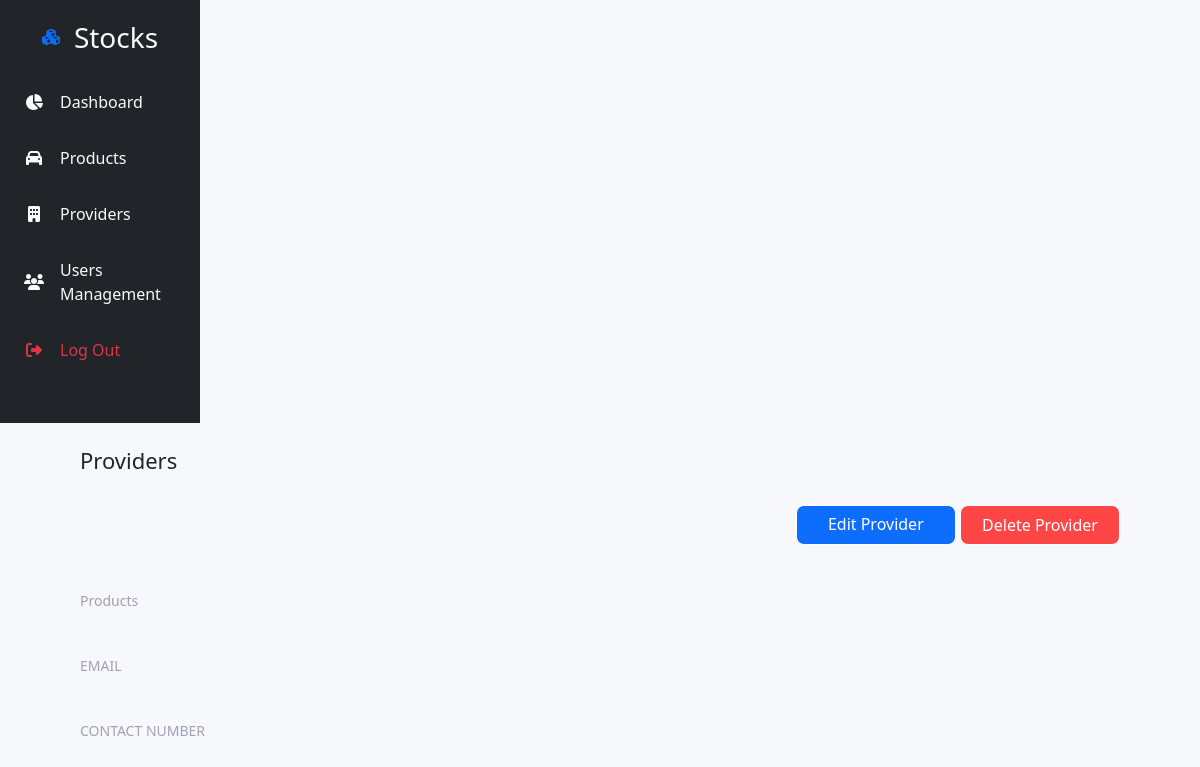
The app's page /provider/17/detail (signed in), older data.
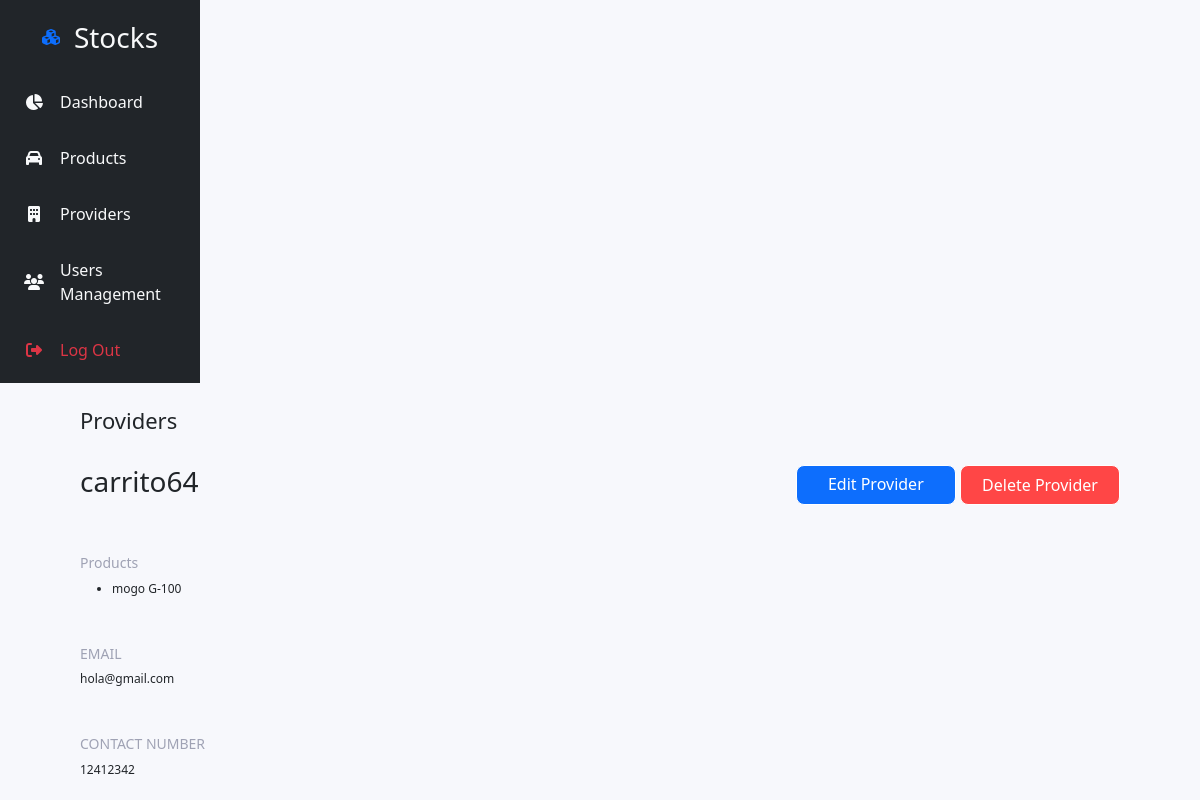
The same page, newer data.
### tables this page shows
CREATE TABLE providers (id INTEGER PRIMARY KEY AUTOINCREMENT, name TEXT NOT NULL, product TEXT NOT NULL, email TEXT UNIQUE NOT NULL, contact_number TEXT NOT NULL);

CREATE TABLE products (id INTEGER PRIMARY KEY AUTOINCREMENT, name TEXT NOT NULL, description TEXT NOT NULL, minimum_stock INT NOT NULL, current_stock INT NOT NULL);

### routes.py (the view)
    @app.route('/provider/<int:id>/detail')
    @login_required
    def providerDetails(id):
        con = sqlite3.connect("stocks.db")
        con.row_factory = sqlite3.Row
        cur = con.cursor()
        query = """SELECT * from providers where id = ?"""
        cur.execute(query, (id,))
        provider = cur.fetchone()
        productsQuery = """SELECT * from products"""
        cur.execute(productsQuery)
        products = cur.fetchall()
        return render_template('provider_detail.html', provider=provider, products=products)

### app.py (called while the page is built)
@login_manager.user_loader
def load_user(user_id):
    for user in users:
        if user.id == user_id:
            return user
    return None

### templates/provider_detail.html (shortened to what this page needs)
{% extends '_base.html' %}
{% import '_components.html' as components %}
{% block content %}
<div class="container-fluid">
  <div class="row vh-100">
    {{ components.sidebar() }}
    <div class="container p-0">
      {{ components.header('Providers') }}
      <div class="d-flex justify-content-between pt-4">
        <h3>{{provider.name}}</h3>
        <div>
          <a type="button" class="btn btn-primary boton" href="/provider/{{provider['id']}}/edit">Edit Provider</a>
          <button type="button" class="btn btn-primary boton" id="boton2" data-bs-toggle="modal" data-bs-target="#exampleModal">Delete Provider</button>
        </div>
      </div>
      <div class="pt-4 mt-4">
        <h6 class="font-14 labelpeque">Products</h6>
        <ul>
          {% for product in products %}
            {% if product.name == provider.product %}
              <li class="font-12">{{product['name']}}</li>
            {% endif %}
          {% endfor %}
        </ul>
      </div>
      <div class="pt-4 mt-4">
        <h6 class="font-14 labelpeque">EMAIL</h6>
        <P class="font-12">{{provider.email}}</P>
      </div>
      <div class="pt-4 mt-4">
        <h6 class="font-14 labelpeque">CONTACT NUMBER</h6>
        <P class="font-12">{{provider.contact_number}}</P>
      </div>
    </div>
  </div>
</div>
{% endblock %}

Row changes from the older to the newer data that the page shows:
added providers: name "carrito64", email "hola@gmail.com", contact_number "12412342"
added products: name "mogo G-100"
